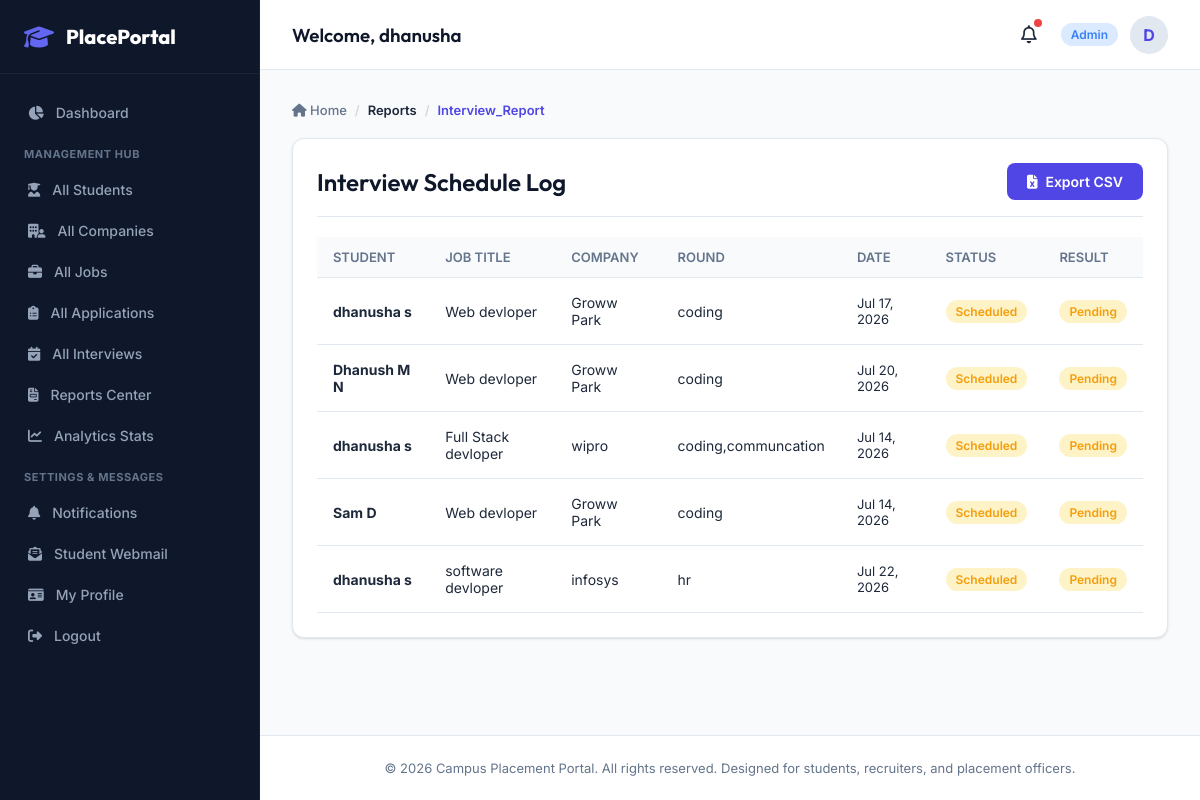
Page /reports/interview/ (signed in) on the earlier database version.
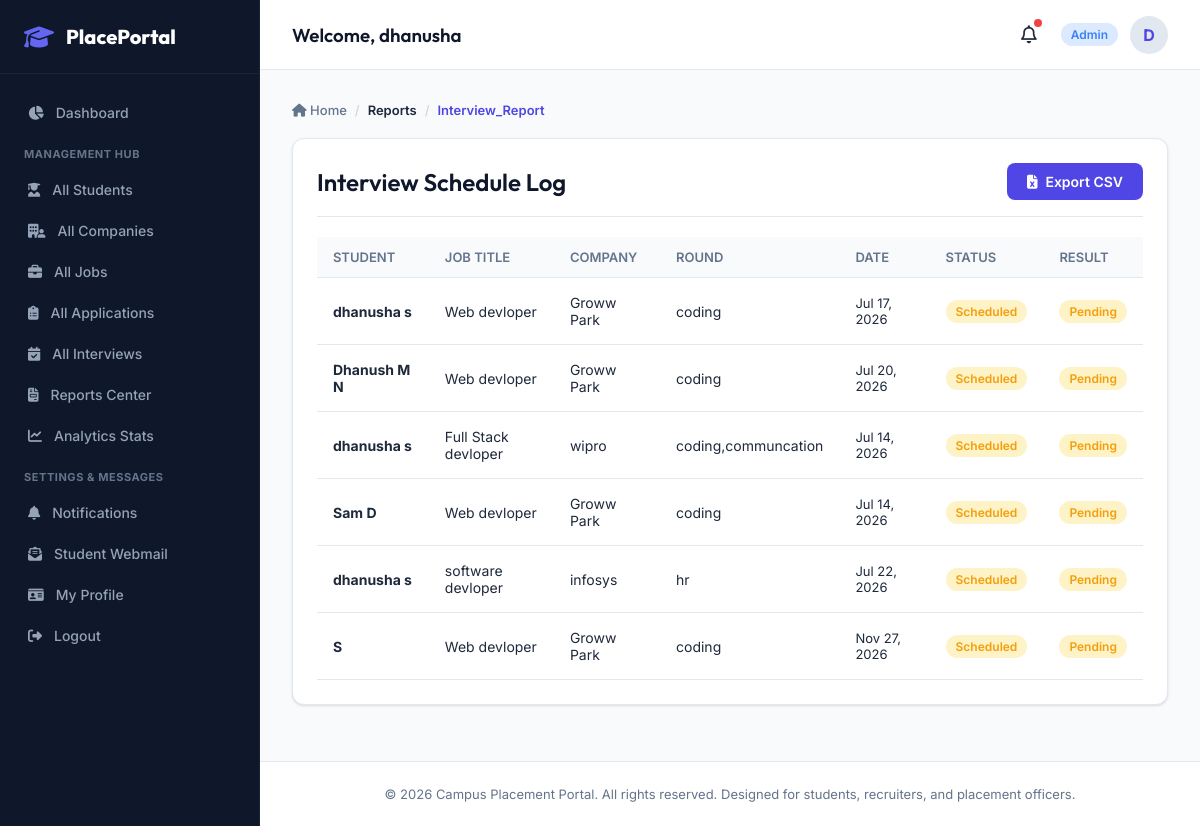
Same page on the later database version.
### apps/interviews/models.py (models this page shows, shortened)
class Interview(models.Model):
    STATUS_CHOICES = (
        ('scheduled', 'Scheduled'),
        ('completed', 'Completed'),
        ('cancelled', 'Cancelled'),
    )
    RESULT_CHOICES = (
        ('pending', 'Pending'),
        ('cleared', 'Cleared'),
        ('rejected', 'Rejected'),
    )
    application = models.ForeignKey(Application, on_delete=models.CASCADE, related_name='interviews')
    interview_date = models.DateTimeField()
    location_or_link = models.CharField(max_length=255, help_text="Online link or physical location")
    round_number = models.IntegerField(default=1)
    round_name = models.CharField(max_length=100, help_text="e.g. Technical Round 1, HR Interview")
    status = models.CharField(max_length=20, choices=STATUS_CHOICES, default='scheduled')
    feedback = models.TextField(blank=True, null=True)
    result = models.CharField(max_length=20, choices=RESULT_CHOICES, default='pending')

### apps/applications/models.py (models this page shows, shortened)
class Application(models.Model):
    STATUS_CHOICES = (
        ('applied', 'Applied'),
        ('shortlisted', 'Shortlisted'),
        ('rejected', 'Rejected'),
        ('selected', 'Selected'),
    )
    job = models.ForeignKey(Job, on_delete=models.CASCADE, related_name='applications')
    student = models.ForeignKey(StudentProfile, on_delete=models.CASCADE, related_name='applications')
    applied_at = models.DateTimeField(auto_now_add=True)
    resume = models.FileField(upload_to='application_resumes/', blank=True, null=True)
    status = models.CharField(max_length=20, choices=STATUS_CHOICES, default='applied')
    cover_letter = models.TextField(blank=True)
    feedback = models.TextField(blank=True, help_text="Feedback from the recruiter")
    class Meta:
        unique_together = ('job', 'student')

### apps/students/models.py (models this page shows, shortened)
class StudentProfile(models.Model):
    STATUS_CHOICES = (
        ('unplaced', 'Unplaced'),
        ('shortlisted', 'Shortlisted'),
        ('placed', 'Placed'),
    )
    user = models.OneToOneField(settings.AUTH_USER_MODEL, on_delete=models.CASCADE, related_name='student_profile')
    roll_number = models.CharField(max_length=20, unique=True)
    department = models.CharField(max_length=100)
    course = models.CharField(max_length=100)
    batch_year = models.IntegerField()
    cgpa = models.DecimalField(max_digits=4, decimal_places=2)
    phone = models.CharField(max_length=15, blank=True, null=True)
    resume = models.FileField(upload_to='resumes/', blank=True, null=True)
    skills = models.TextField(blank=True, help_text="Comma-separated list of skills")
    placement_status = models.CharField(max_length=20, choices=STATUS_CHOICES, default='unplaced')

### apps/accounts/models.py (models this page shows, shortened)
class User(AbstractUser):
    ROLE_CHOICES = (
        ('student', 'Student'),
        ('company', 'Company'),
        ('officer', 'Placement Officer'),
        ('admin', 'Admin'),
    )
    role = models.CharField(max_length=20, choices=ROLE_CHOICES, default='student')
    phone_number = models.CharField(max_length=15, blank=True, null=True)

### apps/jobs/models.py (models this page shows, shortened)
class Job(models.Model):
    JOB_TYPE_CHOICES = (
        ('full_time', 'Full-time'),
        ('internship', 'Internship'),
        ('part_time', 'Part-time'),
    )
    company = models.ForeignKey(CompanyProfile, on_delete=models.CASCADE, related_name='jobs')
    title = models.CharField(max_length=200)
    description = models.TextField()
    requirements = models.TextField(blank=True, help_text="Additional job requirements")
    skills_required = models.TextField(blank=True, help_text="Comma-separated list of required skills")
    location = models.CharField(max_length=150)
    job_type = models.CharField(max_length=20, choices=JOB_TYPE_CHOICES, default='full_time')
    salary_package = models.CharField(max_length=50, help_text="e.g. 12 LPA, 50,000/month")
    eligibility_criteria = models.DecimalField(max_digits=4, decimal_places=2, default=0.00, help_text="Minimum required CGPA")
    application_deadline = models.DateTimeField()
    is_active = models.BooleanField(default=True)
    created_at = models.DateTimeField(auto_now_add=True)

### apps/companies/models.py (models this page shows, shortened)
class CompanyProfile(models.Model):
    user = models.OneToOneField(settings.AUTH_USER_MODEL, on_delete=models.CASCADE, related_name='company_profile')
    name = models.CharField(max_length=200)
    description = models.TextField(blank=True)
    website = models.URLField(blank=True)
    industry = models.CharField(max_length=100)
    logo = models.ImageField(upload_to='company_logos/', blank=True, null=True)
    contact_email = models.EmailField()
    contact_phone = models.CharField(max_length=15, blank=True, null=True)
    address = models.TextField(blank=True)

### apps/reports/views.py (the view, shortened to what this page needs)
# urls.py: path('interview/', views.interview_report, name='interview_report'),
@login_required
def interview_report(request):
    if request.user.role not in ['admin', 'officer']:
        return redirect('dashboard:home')
    export = request.GET.get('export')
    interviews = Interview.objects.all()
    return render(request, 'reports/interview_report.html', {'interviews': interviews})

### templates/reports/interview_report.html (shortened to what this page needs)
{% extends 'base.html' %}
{% block content %}
<div class="card">
    <div style="display: flex; justify-content: space-between; align-items: center; border-bottom: 1px solid var(--border-color); padding-bottom: 16px; margin-bottom: 20px;">
        <h2>Interview Schedule Log</h2>
        <a href="?export=csv" class="btn btn-primary"><i class="fa-solid fa-file-excel"></i> Export CSV</a>
    </div>
    {% if interviews %}
        <div class="table-responsive">
            <table>
                <thead>
                    <tr>
                        <th>Student</th>
                        <th>Job Title</th>
                        <th>Company</th>
                        <th>Round</th>
                        <th>Date</th>
                        <th>Status</th>
                        <th>Result</th>
                    </tr>
                </thead>
                <tbody>
                    {% for i in interviews %}
                        <tr>
                            <td><strong>{{ i.application.student.user.get_full_name }}</strong></td>
                            <td>{{ i.application.job.title }}</td>
                            <td>{{ i.application.job.company.name }}</td>
                            <td>{{ i.round_name }}</td>
                            <td style="font-size: 13px;">{{ i.interview_date|date:"M d, Y" }}</td>
                            <td>
                                {% if i.status == 'scheduled' %}
                                    <span class="badge badge-warning">Scheduled</span>
                                {% elif i.status == 'completed' %}
                                    <span class="badge badge-success">Completed</span>
                                {% else %}
                                    <span class="badge badge-danger">Cancelled</span>
                                {% endif %}
                            </td>
                            <td>
                                {% if i.result == 'cleared' %}
                                    <span class="badge badge-success">Cleared</span>
                                {% elif i.result == 'rejected' %}
                                    <span class="badge badge-danger">Rejected</span>
                                {% else %}
                                    <span class="badge badge-warning">Pending</span>
                                {% endif %}
                            </td>
                        </tr>
                    {% endfor %}
                </tbody>
            </table>
        </div>
    {% else %}
        <p style="color: var(--text-muted); text-align: center; padding: 40px 0;">No interview schedules recorded.</p>
    {% endif %}
</div>
{% endblock %}

Differences in the rows shown:
added Interview: application.student.user.get_full_name "S", application.job "Web devloper", application.job.company.name "Groww Park", round_name "coding", interview_date "Nov 27, 2026", status "Scheduled", result "Pending"
